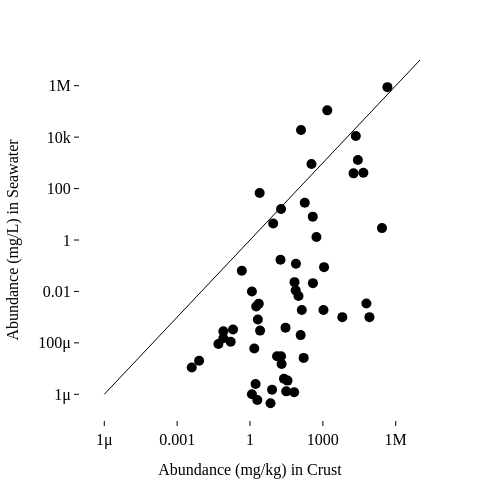

Notebook cell for this chart:
### Markdown cell above
## Seawater vs Crust

Let us compare seawater to crust.

### Code cell
# create a scatter plot of the abundance of elements in seawater (x-axis) vs. the abundance of elements in the human body (y-axis) using plotly express, with log scale for both axes and custom hovertemplate to show element name and abundance values in both axes, and add a line y = x to the plot to show where the points would lie if the abundance in the biosphere was equal to the abundance in the crust.
# make the plot  interactive using plotly express so that mouseover reveals elemnt symbol
# set size of plot to 4x4 inches and use log scale for y-axis to better visualize the relationship between abundance and atomic number, especially for elements with low abundance.

import plotly.express as px

# fig will contain the traces and layout of the plot, and can be modified
fig = px.scatter(df, 
                x="C3",
                y="W2", 
                width=500, height=500, 
                hover_data=["symbol"], 
                log_y=True, log_x=True, 
                )
# update the traces to add custom hovertemplate and marker styling
fig.update_traces(   
    customdata=df[["name"]],
    hovertemplate=
    "crust: %{x:,}<br>" +
    "seawater: %{y:,}<br>" +
    "Sample: %{customdata[0]}<extra></extra>",
    mode="markers",
    marker=dict(size=10, color="black", opacity=1,),
    line=None,
    selector=dict(mode="markers")
    )

# add a line y = x to the plot to show where the points would lie if the abundance 
# in the biosphere was equal to the abundance in the crust. 
trace = px.line(final_df, x=[1e-6, 1e7], y=[1e-6, 1e7]).data[0]
trace.update(line=dict(color="black", width=1, dash="solid"),   # "solid", "dash", "dot", "dashdot"
             opacity = 1,
             name="x = y")

fig.add_trace(trace)

range = [-7,7]
# Style the plot using tufte style
fig.update_layout(
    template="simple_white",
    font=dict(
        family="Palatino, Garamond, Computer Modern, Times New Roman",     # e.g. "Times New Roman", "Helvetica", "Computer Modern"
        size=16,
        color="black"
    ),
    title = None,
    title_font_size=14,
    xaxis_title="Abundance (mg/kg) in Crust",
    yaxis_title="Abundance (mg/L) in Seawater",
    xaxis_title_font_size=16,
    yaxis_title_font_size=16,
    xaxis=dict(
        showline=False,
        linewidth=1,
        linecolor='black',
        ticks='outside',
        tickwidth=1,
        tickcolor='black',
        ticklen=5,
        range=range
    ),
    yaxis=dict(
        showline=False,
        linewidth=1,
        linecolor='black',
        ticks='outside',
        tickwidth=1,
        tickcolor='black',
        ticklen=5,
        range=range,
    )
)

fig.write_html("plot_abundance_human_crust1.html", include_plotlyjs="cdn")
fig.show()

### Figure 1 — Plotly figure (JSON) as saved in the notebook; plotly's stock layout.template omitted (floating-point values rounded to 4 significant figures)
{"data": [{"customdata": [["Hydrogen"], ["Helium"], ["Lithium"], ["Beryllium"], ["Boron"], ["Carbon"], ["Nitrogen"], ["Oxygen"], ["Fluorine"], ["Neon"], ["Sodium"], ["Magnesium"], ["Aluminum"], ["Silicon"], ["Phosphorus"], ["Sulfur"], ["Chlorine"], ["Argon"], ["Potassium"], ["Calcium"], ["Scandium"], ["Titanium"], ["Vanadium"], ["Chromium"], ["Manganese"], ["Iron"], ["Cobalt"], ["Nickel"], ["Copper"], ["Zinc"], ["Gallium"], ["Germanium"], ["Arsenic"], ["Selenium"], ["Bromine"], ["Krypton"], ["Rubidium"], ["Strontium"], ["Yttrium"], ["Zirconium"], ["Niobium"], ["Molybdenum"], ["Ruthenium"], ["Silver"], ["Cadmium"], ["Indium"], ["Tin"], ["Antimony"], ["Tellurium"], ["Iodine"], ["Cesium"], ["Barium"], ["Lanthanum"], ["Cerium"], ["Samarium"], ["Tantalum"], ["Tungsten"], ["Gold"], ["Mercury"], ["Thallium"], ["Lead"], ["Bismuth"], ["Radium"], ["Thorium"], ["Uranium"]], "hovertemplate": "crust: %{x:,}<br>seawater: %{y:,}<br>Sample: %{customdata[0]}<extra></extra>", "legendgroup": "", "line": {}, "marker": {"color": "black", "opacity": 1, "size": 10, "symbol": "circle"}, "mode": "markers", "name": "", "orientation": "v", "showlegend": false, "type": "scatter", "x": [1520.0, NaN, 18.0, 2.0, 9.0, 180.0, 19.0, 455000.0, 544.0, NaN, 22700.0, 27640.0, 83000.0, 272000.0, 1120.0, 340.0, 126.0, NaN, 18400.0, 46600.0, 25.0, 6320.0, 136.0, 122.0, 1060.0, 62000.0, 29.0, 99.0, 68.0, 76.0, 19.0, 1.5, 1.8, 0.05, 2.5, NaN, 78.0, 384.0, 31.0, 162.0, 20.0, 1.2, 0.0001, 0.08, 0.16, 0.24, 2.1, 0.2, 0.001, 0.46, 2.6, 390.0, 35.0, 66.0, 7.0, 1.7, 1.2, 0.004, 0.08, 0.7, 13.0, 0.008, NaN, 8.1, 2.3], "xaxis": "x", "y": [110000.0, 7.2e-06, 0.17, 6e-07, 4.4, 28.0, 16.0, 880000.0, 1.3, 0.00012, 11000.0, 1300.0, 0.001, 2.9, 0.088, 900.0, 19000.0, 0.45, 390.0, 410.0, 4e-06, 0.001, 0.0019, 0.0002, 0.0019, 0.0034, 0.00039, 0.0066, 0.023, 0.011, 3e-05, 6e-05, 0.0026, 9e-05, 67.0, 0.00021, 0.12, 8.1, 1.3e-06, 2.6e-05, 1.5e-05, 0.01, NaN, 0.00028, 0.00011, NaN, 0.00081, 0.00033, NaN, 0.064, 0.0003, 0.021, 3.4e-06, 1.2e-06, 4.5e-07, 2.5e-06, 1e-06, 1.1e-05, 0.00015, NaN, 3e-05, 2e-05, NaN, 1.5e-06, 0.0033], "yaxis": "y"}, {"hovertemplate": "x=%{x}<br>y=%{y}<extra></extra>", "legendgroup": "", "line": {"color": "black", "dash": "solid", "width": 1}, "marker": {"symbol": "circle"}, "mode": "lines", "name": "x = y", "opacity": 1, "orientation": "v", "showlegend": false, "type": "scatter", "x": [1e-06, 10000000.0], "xaxis": "x", "y": [1e-06, 10000000.0], "yaxis": "y"}], "layout": {"font": {"color": "black", "family": "Palatino, Garamond, Computer Modern, Times New Roman", "size": 16}, "height": 500, "legend": {"tracegroupgap": 0}, "margin": {"t": 60}, "title": {"font": {"size": 14}}, "width": 500, "xaxis": {"anchor": "y", "domain": [0, 1], "linecolor": "black", "linewidth": 1, "range": [-7, 7], "showline": false, "tickcolor": "black", "ticklen": 5, "ticks": "outside", "tickwidth": 1, "title": {"font": {"size": 16}, "text": "Abundance (mg/kg) in Crust"}, "type": "log"}, "yaxis": {"anchor": "x", "domain": [0, 1], "linecolor": "black", "linewidth": 1, "range": [-7, 7], "showline": false, "tickcolor": "black", "ticklen": 5, "ticks": "outside", "tickwidth": 1, "title": {"font": {"size": 16}, "text": "Abundance (mg/L) in Seawater"}, "type": "log"}}}
